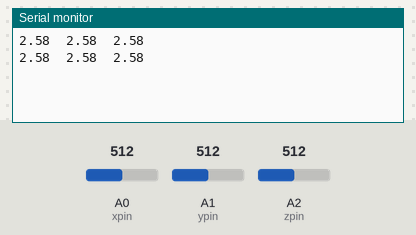
Simulated run of this sketch. Board: Arduino Uno, built with avr-gcc and run on an emulated ATmega328P. On the bench: the last lines printed to the serial monitor. The test bench sets the inputs (shaded band); at power-on: A0 (xpin) = 512, A1 (ypin) = 512, A2 (zpin) = 512.

Above: at 1.8 s.
1.9 s: A0 (xpin) set to 716
At 2.4 s:
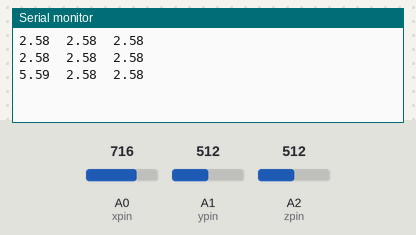
3.4 s: A1 (ypin) set to 716
At 4.7 s:
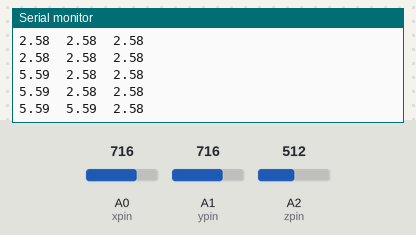
4.9 s: A2 (zpin) set to 716
At 5.8 s:
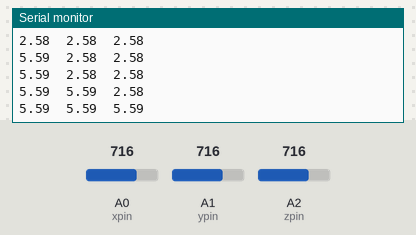
6.4 s: A0 (xpin) set to 900
At 7.7 s:
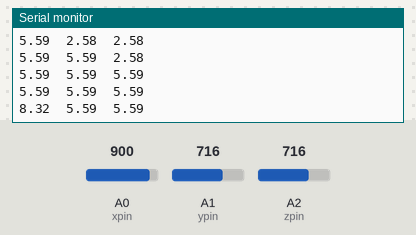
7.9 s: A1 (ypin) set to 900
At 8.5 s:
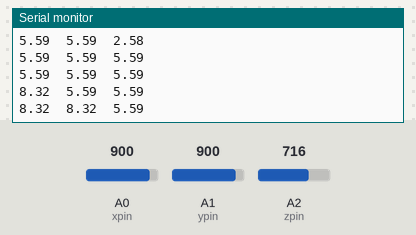
9.4 s: A2 (zpin) set to 900
At 10.8 s:
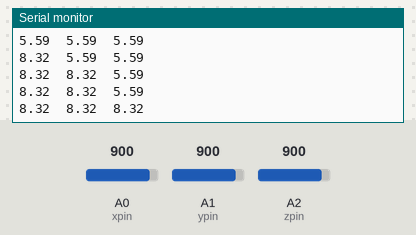
Timing chart, 0 to 11.9 s (numbered marks = the images above; inputs shaded):
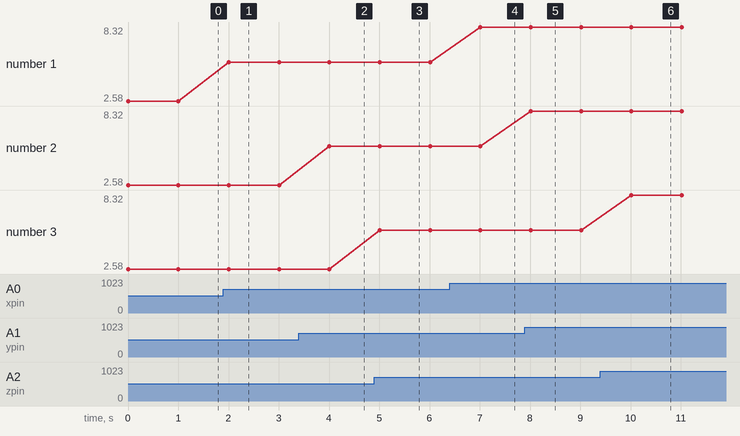

The sketch:

4.3.3.ino
```cpp
int xpin=A0;
int ypin=A1;
int zpin=A2;

void setup() {
  Serial.begin(9600);
}

void loop() {
  float X_out=analogRead(xpin);

  float Y_out=analogRead(ypin);

  float Z_out=analogRead(zpin);


  Serial.print(((X_out*5)/1024-1.65)/0.330); //print x value on serial monitor
  Serial.print("\t");
  Serial.print(((Y_out*5)/1024-1.65)/0.330); //print y value on serial monitor
  Serial.print("\t");
  Serial.print(((Z_out*5)/1024-1.65)/0.330); //print z value on serial monitor
  Serial.print("\n");

  delay(1000);
}
```

Measured:
- after the input at 1.9 s, the serial monitor: prints a new line after 0.10 s (image 1)
- after the input at 3.4 s, the serial monitor: prints a new line after 0.61 s (image 2)
- after the input at 4.9 s, the serial monitor: prints a new line after 0.11 s (image 3)
- after the input at 6.4 s, the serial monitor: prints a new line after 0.61 s (image 4)
- after the input at 7.9 s, the serial monitor: prints a new line after 0.11 s (image 5)
- after the input at 9.4 s, the serial monitor: prints a new line after 0.62 s (image 6)
- plotted number 1: 2.58 → 5.59 after the input at 1.9 s, 5.59 → 8.32 after the input at 6.4 s
